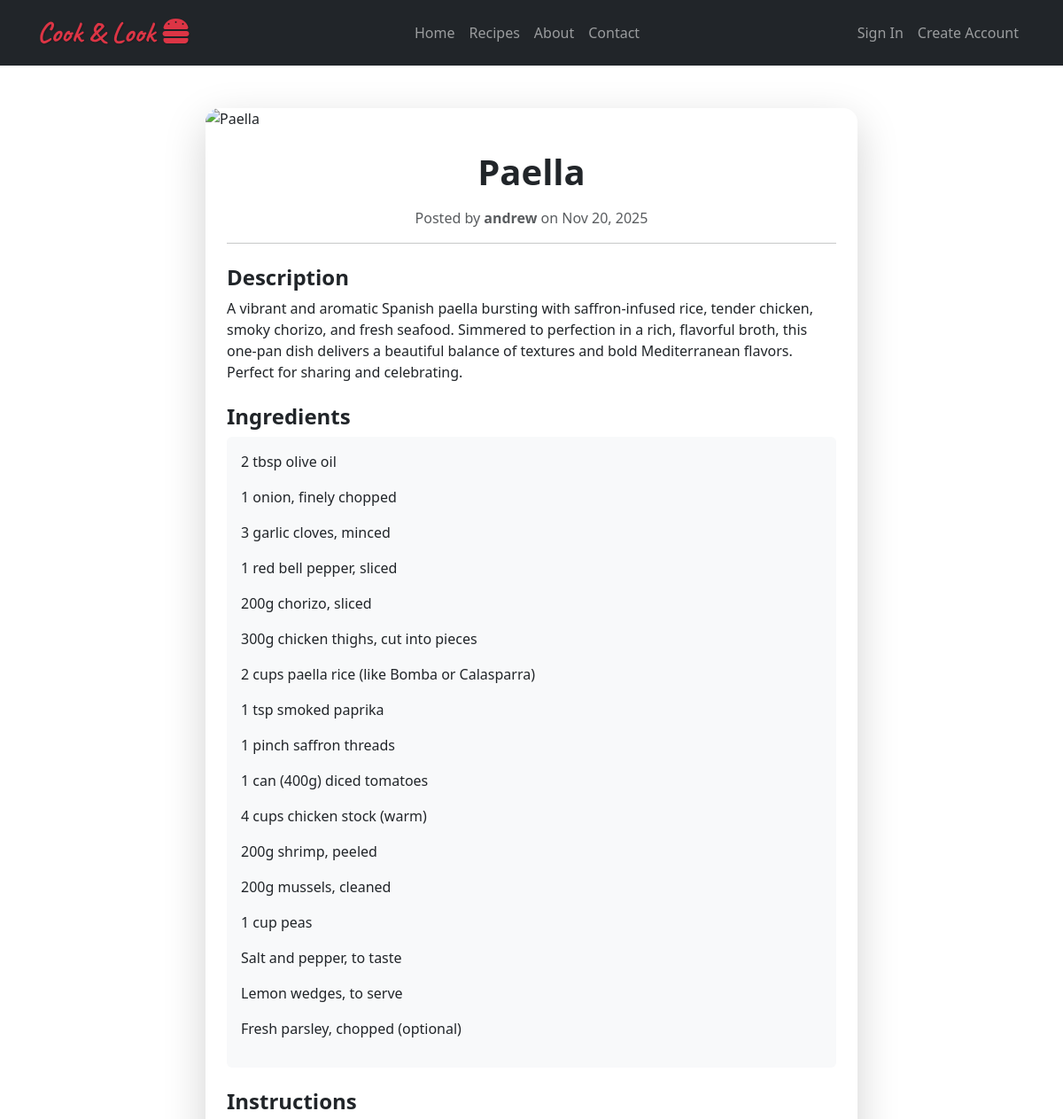
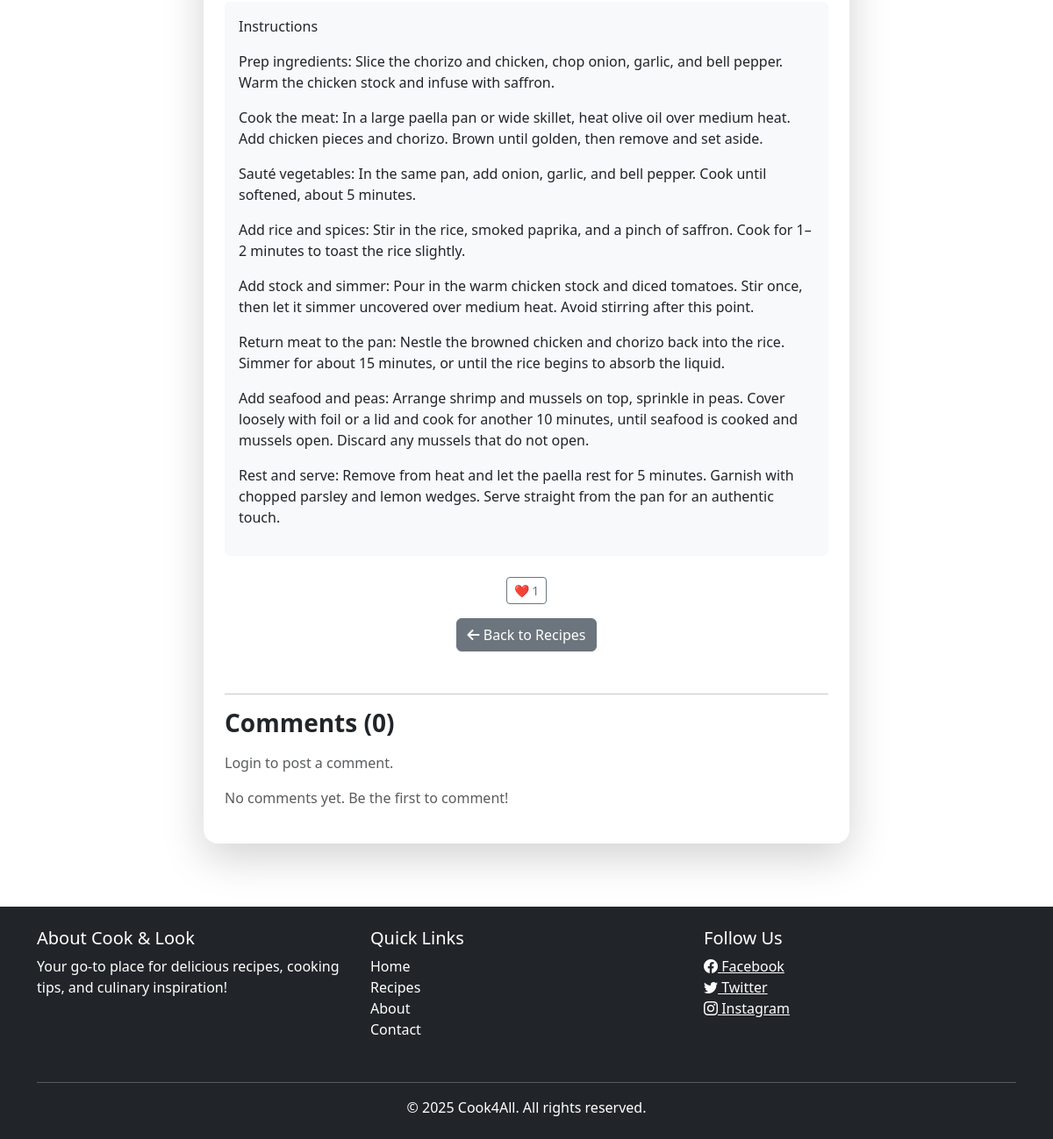
Page /recipes/1/ on the committed database (2 pictures, top to bottom).
### recipes/models.py (models this page shows, shortened)
class Recipe(models.Model):
    author = models.ForeignKey(User, on_delete=models.CASCADE, related_name="recipes")
    title = models.CharField(max_length=200)
    description = models.TextField()
    ingredients = models.TextField()
    instructions = models.TextField()
    image = CloudinaryField('image', blank=True, null=True)
    created_at = models.DateTimeField(auto_now_add=True)
    likes = models.ManyToManyField(User, related_name="liked_recipes", blank=True)
    saved_by = models.ManyToManyField(User, related_name="saved_recipes", blank=True)
    def total_likes(self):
        return self.likes.count()

### recipes/views.py (the view)
# urls.py: path("<int:pk>/", RecipeDetailView.as_view(), name="recipe_detail"),
class RecipeDetailView(DetailView):
    model = Recipe
    template_name = "recipes/recipe_detail.html"
    context_object_name = "recipe"

### recipes/templates/recipes/recipe_detail.html (shortened to what this page needs)
{% extends 'base.html' %}
{% load static %}
{% load humanize %}
{% block content %}
<link rel="stylesheet" href="{% static 'recipes/recipe_detail.css' %}">
<div class="container mt-5">
    <div class="row justify-content-center">
        <div class="col-lg-8">
            <div class="card shadow-lg border-0 rounded-4 mb-4">
                {% if recipe.image %}
                <img src="{{ recipe.image.url }}" alt="{{ recipe.title }}" class="card-img-top recipe-image">
                {% endif %}
                <div class="card-body p-4">
                    <h1 class="fw-bold mb-3 text-center">{{ recipe.title }}</h1>
                    <p class="text-muted text-center">
                        Posted by
                        <strong>{{ recipe.author.username }}</strong>
                        on {{ recipe.created_at|date:"M d, Y" }}
                    </p>
                    <hr>
                    <h4 class="mt-4 fw-semibold">Description</h4>
                    <p>{{ recipe.description }}</p>
                    <h4 class="mt-4 fw-semibold">Ingredients</h4>
                    <div class="bg-light p-3 rounded">
                        {{ recipe.ingredients|linebreaks }}
                    </div>
                    <h4 class="mt-4 fw-semibold">Instructions</h4>
                    <div class="bg-light p-3 rounded">
                        {{ recipe.instructions|linebreaks }}
                    </div>
                    <div class="mt-4 text-center">
                        {% if user.is_authenticated %}
                        <form action="{% url 'recipe_like' recipe.pk %}" method="post" class="d-inline">
                            {% csrf_token %}
                            <button type="submit" class="btn btn-outline-danger btn-sm">
                                ❤️ {{ recipe.total_likes }}
                            </button>
                        </form>
                        {% else %}
                        <span class="btn btn-outline-secondary btn-sm">
                            ❤️ {{ recipe.total_likes }}
                        </span>
                        {% endif %}
                    </div>
                    <div class="mt-3 text-center mb-5">
                        <a href="{% url 'recipe_list' %}" class="btn btn-secondary">
                            <i class="fa-solid fa-arrow-left"></i> Back to Recipes
                        </a>
                    </div>
                    <hr>
                    <h3 class="fw-semibold mb-3">Comments ({{ recipe.comments.count }})</h3>
                    {% if user.is_authenticated %}
                    <form action="{% url 'add_comment' recipe.pk %}" method="post" class="mb-4">
                        {% csrf_token %}
                        <div class="mb-2">
                            <textarea name="content" class="form-control" rows="3" placeholder="Write a comment..."></textarea>
                        </div>
                        <button type="submit" class="btn btn-secondary btn-sm">Post Comment</button>
                    </form>
                    {% else %}
                    <p class="text-muted">Login to post a comment.</p>
                    {% endif %}
                    <div class="list-group">
                        {% for comment in recipe.comments.all|dictsortreversed:"created_at" %}
                        <div class="list-group-item d-flex justify-content-between align-items-start">
                            <div>
                                <strong>{{ comment.author.username }}</strong>
                                <small class="text-muted"> • {{ comment.created_at|naturaltime }}</small>
                                <p class="mb-0">{{ comment.content }}</p>
                            </div>
                            {% if user == comment.author %}
                            <div>
                                <form action="{% url 'delete_comment' recipe.pk comment.id %}" method="post">
                                    {% csrf_token %}
                                    <button type="submit" class="btn btn-outline-danger btn-sm">Delete</button>
                                </form>
                            </div>
                            {% endif %}
                        </div>
                        {% empty %}
                        <p class="text-muted">No comments yet. Be the first to comment!</p>
                        {% endfor %}
                    </div>
                </div>
            </div>
        </div>
    </div>
</div>
{% endblock %}

### recipes/static/recipes/recipe_detail.css (style rules this page uses)
.recipe-image { max-height: 400px; object-fit: cover; border-top-left-radius: 1rem; border-top-right-radius: 1rem; }

### rows in the picture
Recipe: title "Paella", author.username "andrew", created_at "Nov 20, 2025", description "A vibrant and aromatic Spanish paella bursting with saffron-infused rice, tender chicken, smoky chorizo, and fresh seafood. Simmered to perfection in a rich, flavorful broth, this one-pan dish delivers a beautiful balance of textures and bold Mediterranean flavors. Perfect for sharing and celebrating.", ingredients "2 tbsp olive oil 1 onion, finely chopped 3 garlic cloves, minced 1 red bell pepper, sliced 200g chorizo, sliced 300g chicken thighs, cut into pieces 2 cups paella rice (like Bomba or Calasparra) 1 tsp smoked paprika 1 pinch saffron threads 1 can (400g) diced tomatoes 4 cups chicken stock (warm) 200g shrimp, peeled 200g mussels, cleaned 1 cup peas Salt and pepper, to taste Lemon wedges, to serve Fresh parsley, chopped (optional)", instructions "Instructions Prep ingredients: Slice the chorizo and chicken, chop onion, garlic, and bell pepper. Warm the chicken stock and infuse with saffron. Cook the meat: In a large paella pan or wide skillet, heat olive oil over medium heat. Add chicken pieces and chorizo. Brown until golden, then remove and set aside. Sauté vegetables: In the same pan, add onion, garlic, and bell pepper. Cook until softened, about 5 minutes. Add rice and spices: Stir in the rice, smoked paprika, and a pinch of saffron. Cook for 1–2 minutes to toast the rice slightly. Add stock and simmer: Pour in the warm chicken stock and diced tomatoes. Stir once, then let it simmer uncovered over medium heat. Avoid stirring…", total_likes "1", comments.count "0"
